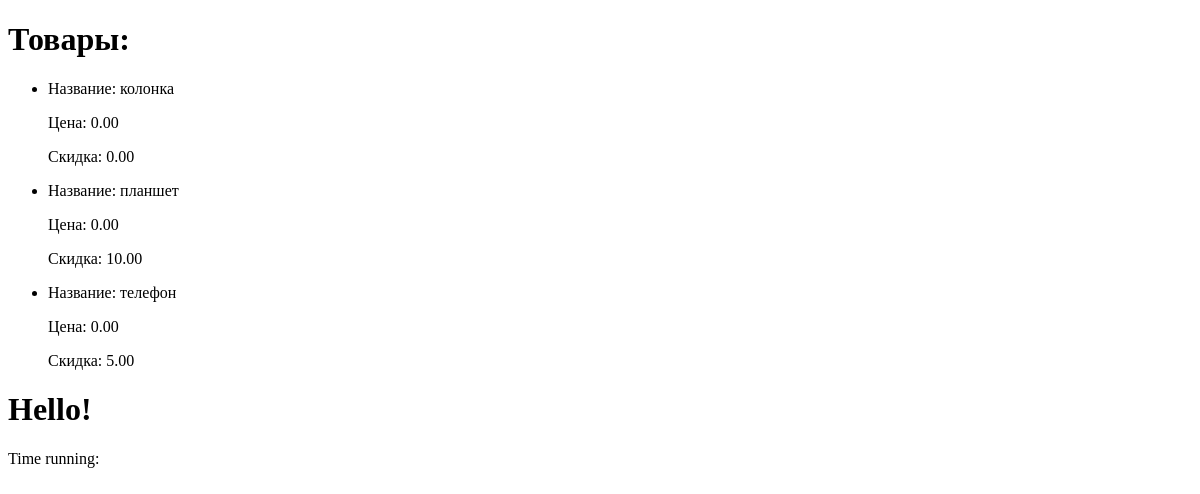
Before: /shop/products/ with the older database file.
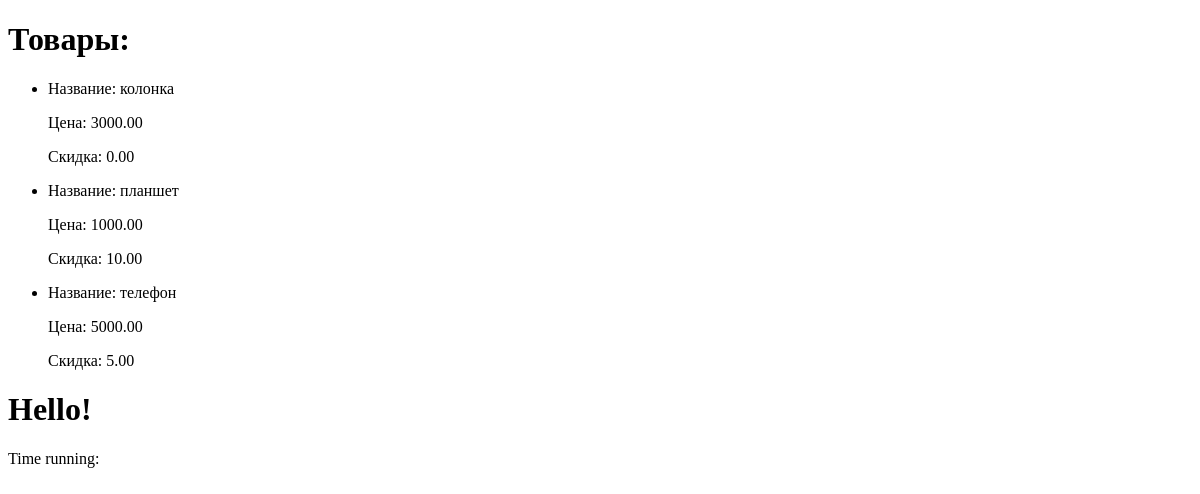
After: the same page with the newer database file.
### shopapp/models.py (models this page shows, shortened)
class Product(models.Model):
    class Meta:
        ordering = ['name']
        verbose_name = 'Товар'
        verbose_name_plural = 'Товары'
    name = models.CharField(max_length=100)
    description = models.TextField(null=False, blank=True)
    price = models.DecimalField(default=0, max_digits=8, decimal_places=2)
    discount = models.DecimalField(max_digits=5, decimal_places=2, default=0)
    created_at = models.DateTimeField(auto_now_add=True)
    changed_at = models.DateTimeField(auto_now=True)
    archived = models.BooleanField(default=False)

### shopapp/views.py (the view)
# urls.py: path('products/', product_list, name='product_list'),
def product_list(request: HttpRequest):
    context = {
        'products': Product.objects.all(),
    }
    return render(request, 'shopapp/product_list.html', context = context)

### shopapp/templates/shopapp/product_list.html (shortened to what this page needs)
{%  extends 'shopapp/base.html' %}
{% block body %}
    <h1>Товары: </h1>
    <ul>
        {%  for product in products %}
            <li>
                <p> Название: {{ product.name}} </p>
                <p> Цена: {{ product.price}} </p>
                <p> Скидка: {{ product.discount}} </p>
            </li>
    {%  endfor %}
    </ul>
{% endblock %}

### shopapp/templates/shopapp/base.html (shortened to what this page needs)
<!DOCTYPE html>
<html lang="en">
<head>
</head>
<body>
     {%  block body %}{% endblock %}
    <h1> Hello! </h1>
    <div>
        Time running: {{ time_running }}
    </div>
</body>
</html>

Changed rows visible on the page:
changed Product "колонка": price "0.00" → "3000.00"
changed Product "планшет": price "0.00" → "1000.00"
changed Product "телефон": price "0.00" → "5000.00"
